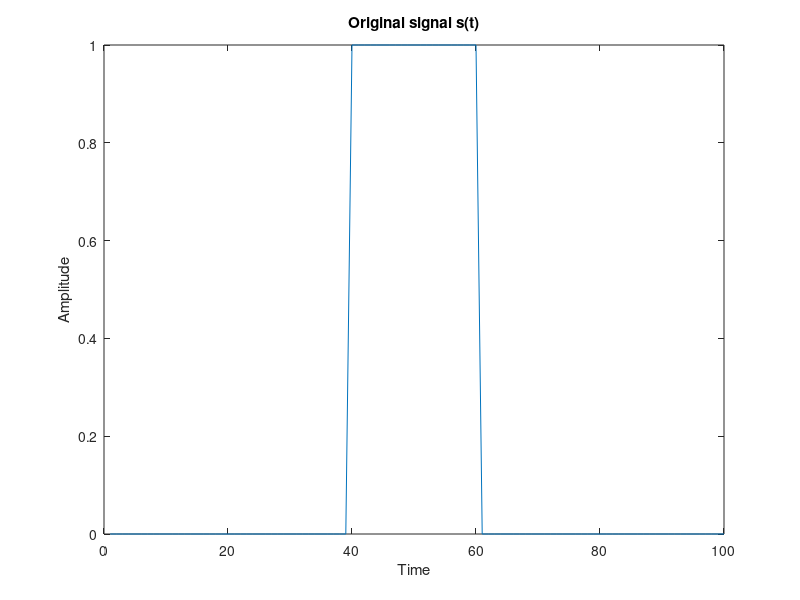
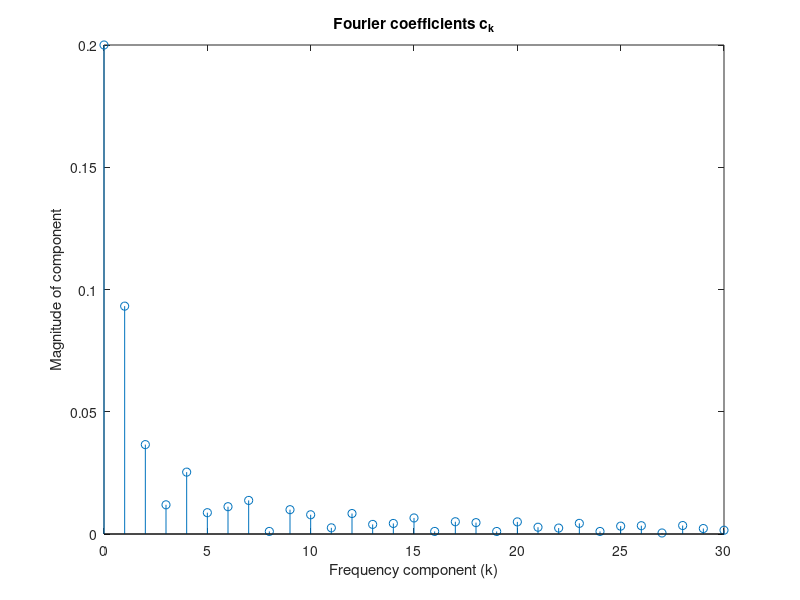
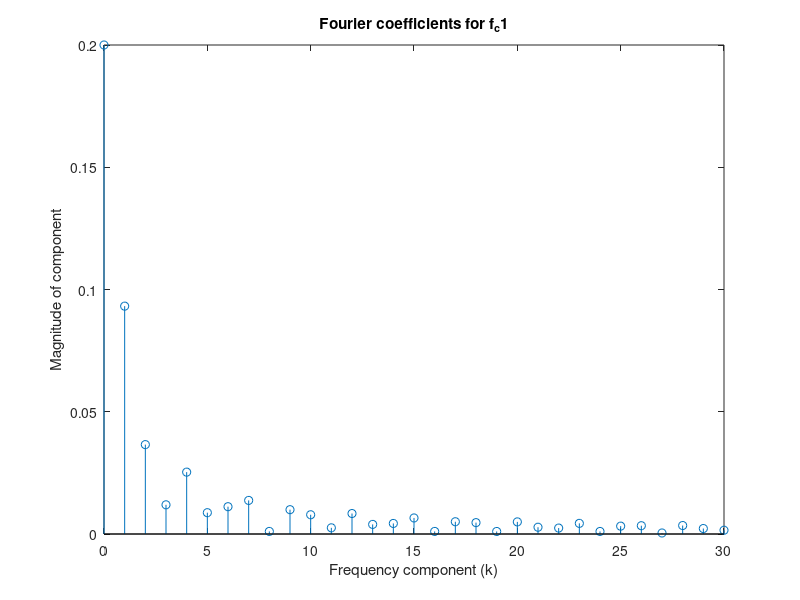
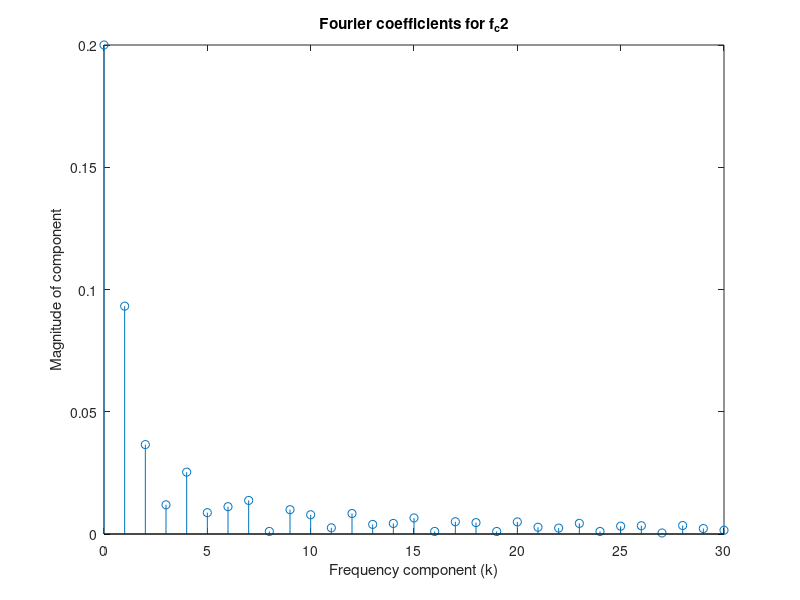

Recreate these plots in MATLAB, in order.
% Ex 2 -- Filtering 

close all;
clear;

% 1 -- creating the original signal and plotting it
A = 1;
T = 100;
t = [1:T];
delta = T/5;
s = zeros(1, T);

% delta points are not 0
for i = 40:40+delta
    s(i) = 1;
end

figure;
plot(t, s);
title('Original signal s(t)');
xlabel('Time');
ylabel('Amplitude');

% 2 -- computing the first N = 30 coefficients
k_max = 30;
k = 0:k_max;
N = length(k);
c = zeros(1, N);

for i = 1:N
    c(i) = A * exp((-1) * 1i * pi * k(i) * delta / T) * (delta / T) * sinc(pi * k(i) * delta / T);
end

figure;

stem(k, abs(c));
xlabel('Frequency component (k)');
ylabel('Magnitude of component');
title('Fourier coefficients c_k');

% 3 -- fourier coefficients for output signal
% chosen cutoff frequencies:
f_c1 = 0.1/T; % strong filtering
f_c2 = 1/T; % fundamental freq, half power
f_c3 = 10/T; % weak filtering

% fc_1
c_y = zeros(1, N);
RC = (1 / 2 * pi * f_c1);

for i = 1:N
    c_y(i) = c(i) / (1 + 1i * 2 * pi * RC * k(i) / T); 
end

figure;
stem(k, abs(c_y));
title('Fourier coefficients for f_c1');
xlabel('Frequency component (k)');
ylabel('Magnitude of component');

% fc_2
c_y = zeros(1, N);
RC = (1 / 2 * pi * f_c2);

for i = 1:N
    c_y(i) = c(i) / (1 + 1i * 2 * pi * RC * k(i) / T); 
end

figure;
stem(k, abs(c_y));
title('Fourier coefficients for f_c2');
xlabel('Frequency component (k)');
ylabel('Magnitude of component');

% fc_3
c_y = zeros(1, N);
RC = (1 / 2 * pi * f_c3);

for i = 1:N
    c_y(i) = c(i) / (1 + j * 2 * pi * RC * k(i) / T); 
end

figure;
stem(k, abs(c_y));
title('Fourier coefficients for f_c3');
xlabel('Frequency component (k)');
ylabel('Magnitude of component');

% 4 -- reconstructing the output signal 
s_rec = zeros(1, T);
k = 0:k_max; 
for t_idx = 1:T
    for k_idx = 1:length(k)
        aux1 = c_y(k_idx) * exp(2 * pi * k(k_idx) * t_idx * 1i /T);
        % adding conjugates
        aux2 = conj(c_y(k_idx)) * exp((-2) * pi * k(k_idx) * t_idx * 1i /T); 
        s_rec(t_idx) = s_rec(t_idx) + aux1 + aux2;
    end
end

figure;
plot(t, s_rec);
title('Reconstructed output signal');
xlabel('Time');
ylabel('Amplitude');
